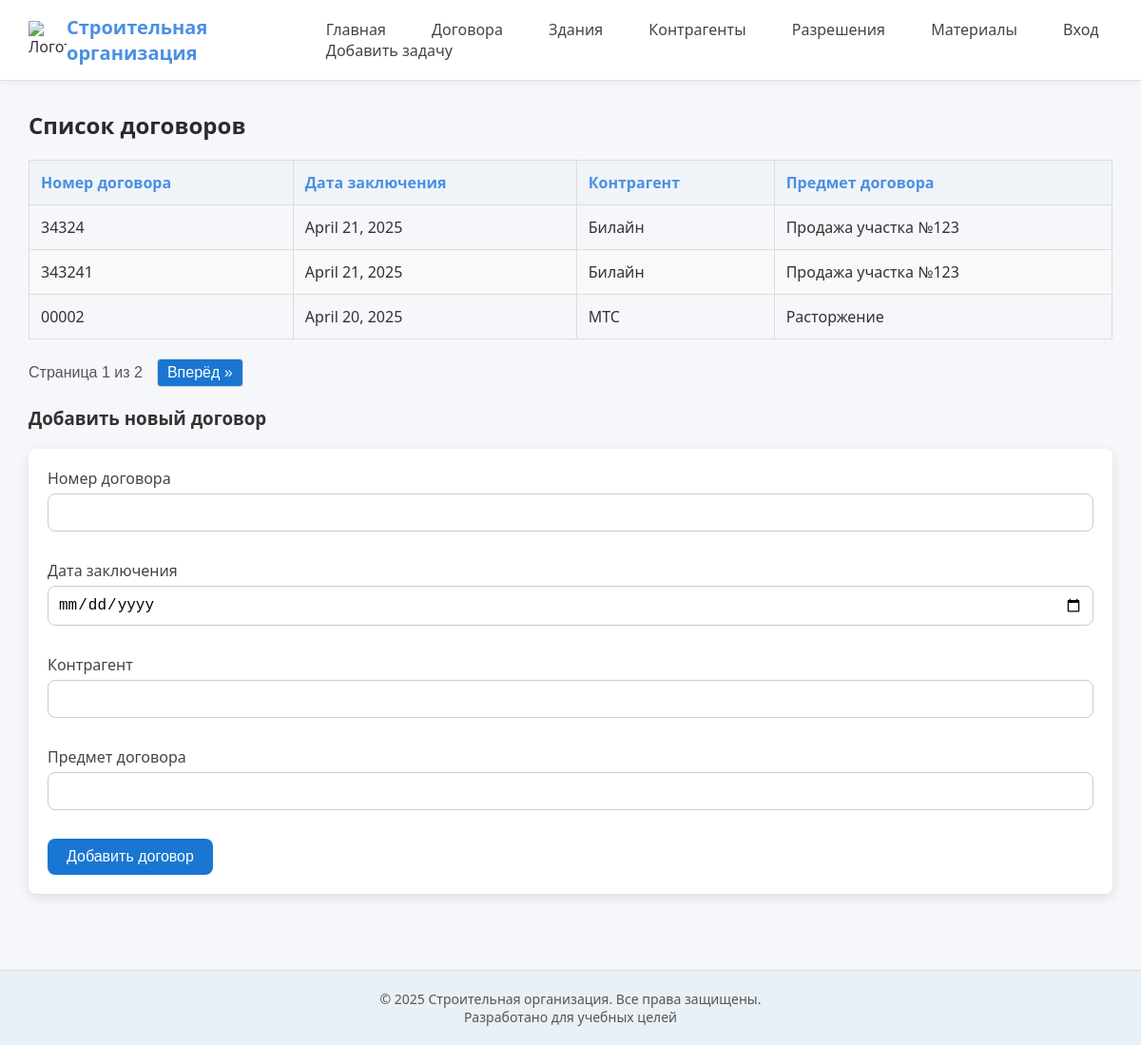
The app's page /contracts/ with its own data.
### app/models.py (models this page shows, shortened)
class Contract(models.Model):
    contract_number = models.CharField(max_length=100, verbose_name="Номер договора")
    contract_date = models.DateField(verbose_name="Дата заключения")
    partner = models.CharField(max_length=255, verbose_name="Контрагент")
    subject = models.TextField(verbose_name="Предмет договора")
    created_at = models.DateTimeField(auto_now_add=True)

### app/views.py (the view)
# urls.py: path('contracts/', contract_list, name='contract_list'),
def contract_list(request):
    contracts = Contract.objects.all().order_by('-contract_date')
    paginator = Paginator(contracts, 3)  # Показывать по 10 договоров на странице
    page_number = request.GET.get('page')  # Получаем номер страницы из URL
    page_obj = paginator.get_page(page_number)  # Получаем нужную страницу
    return render(request, 'contracts.html', {'page_obj': page_obj})

### app/templates/contracts.html (shortened to what this page needs)
{%extends 'base.html'%}
{%block content%}
{% load static %}
  <main class="main-content">
    <section class="content">
      <h2>Список договоров</h2>
      <table class="contracts-table">
        <thead>
          <tr>
            <th>Номер договора</th>
            <th>Дата заключения</th>
            <th>Контрагент</th>
            <th>Предмет договора</th>
          </tr>
        </thead>
        <tbody>
          {% for contract in page_obj %}
          <tr>
            <td>{{ contract.contract_number }}</td>
            <td>{{ contract.contract_date }}</td>
            <td>{{ contract.partner }}</td>
            <td>{{ contract.subject }}</td>
          </tr>
          {% empty %}
          <tr><td colspan="4">Нет доступных договоров</td></tr>
          {% endfor %}
        </tbody>
      </table>
      <div class="paginations">
        <span>Страница {{ page_obj.number }} из {{ page_obj.paginator.num_pages }}</span>
        {% if page_obj.has_next %}
          <a href="?page={{ page_obj.next_page_number }}">Вперёд »</a>
        {% endif %}
      </div>
      <h3>Добавить новый договор</h3>
      <form action="{% url 'add_contract' %}" method="post">
        <div class="form-group">
          <label for="contract_number">Номер договора</label>
          <input type="text" id="contract_number" name="contract_number" required>
        </div>
        <div class="form-group">
          <label for="contract_date">Дата заключения</label>
          <input type="date" id="contract_date" name="contract_date" required>
        </div>
        <div class="form-group">
          <label for="partner">Контрагент</label>
          <input type="text" id="partner" name="partner" required>
        </div>
        <div class="form-group">
          <label for="subject">Предмет договора</label>
          <input type="text" id="subject" name="subject" required>
        </div>
        <button type="submit">Добавить договор</button>
      </form>
    </section>
  </main>
  {%endblock%}

### app/templates/base.html (shortened to what this page needs)
{% load static %}
<!DOCTYPE html>
<html lang="ru">
<head>
  <link rel="stylesheet" href="{%static 'css/styles.css'%}">
</head>
<body>
  <header class="topbar">
    <div class="logo-block">
    <img src="https://cdn-icons-png.flaticon.com/512/265/265674.png" alt="Логотип" class="logoi">
  </div>
    <div class="logo">Строительная организация</div>
    <nav class="main-menu">
      <a href="\">Главная</a>
      <a href="\contracts">Договора</a>
      <a href="\buildings">Здания</a>
      <a href="\partners">Контрагенты</a>
      <a href="\permissions">Разрешения</a>
      <a href="\materials">Материалы</a>
      <a href="\auth">Вход</a>
      <a href="\task">Добавить задачу</a>
    </nav>
    </header>
    {%block content%}
    {%endblock%}
    <footer>
      <p>© 2025 Строительная организация. Все права защищены.</p>
      <p>Разработано для учебных целей</p>
    </footer>
</body>
</html>

### app/static/css/styles.css (style rules this page uses)
* { margin: 0; padding: 0; box-sizing: border-box; }
body { font-family: 'Segoe UI', sans-serif; background-color: #f5f7fa; color: #333; }
.topbar { display: flex; justify-content: space-between; align-items: center; background-color: #ffffff; padding: 15px 30px; box-shadow: 0 2px 8px rgba(0,0,0,0.05); border-bottom: 1px solid #e0e0e0; position: sticky; top: 0; z-index: 1000; }
.logo { font-size: 20px; font-weight: bold; color: #4a90e2; }
.main-menu a { margin-left: 20px; text-decoration: none; color: #444; font-weight: 500; padding: 8px 12px; border-radius: 8px; transition: background-color 0.2s ease; }
.main-content { padding: 30px; }
.content h2 { margin-bottom: 10px; color: #2b2b2b; }
.contracts-table { width: 100%; border-collapse: collapse; margin-top: 20px; }
.contracts-table th, .contracts-table td { padding: 12px; text-align: left; border: 1px solid #ddd; }
.contracts-table th { background-color: #f0f4f8; font-weight: bold; color: #4a90e2; }
.contracts-table tr:nth-child(even) { background-color: #f9f9f9; }
form { margin-top: 30px; background-color: #ffffff; padding: 20px; border-radius: 8px; box-shadow: 0 4px 12px rgba(0, 0, 0, 0.1); }
.form-group { margin-bottom: 15px; }
label { font-size: 16px; font-weight: 500; color: #444; display: block; }
input[type="text"], input[type="date"] { width: 100%; padding: 10px; font-size: 16px; border: 1px solid #ddd; border-radius: 8px; }
button { background-color: #4a90e2; color: white; padding: 10px 20px; font-size: 16px; border: none; border-radius: 8px; cursor: pointer; transition: background-color 0.3s ease; }
form { margin-top: 20px; }
input[type="text"], input[type="date"], textarea, select { width: 100%; padding: 10px; margin-top: 5px; margin-bottom: 15px; border: 1px solid #ccc; border-radius: 8px; box-sizing: border-box; font-size: 16px; }
button[type="submit"] { padding: 10px 20px; background-color: #1976d2; color: white; border: none; border-radius: 8px; cursor: pointer; font-size: 16px; transition: background-color 0.3s ease; }
.logo-block { display: flex; align-items: center; gap: 10px; }
.logoi { height: 40px; width: 40px; object-fit: contain; }
footer { background-color: #f2f2f2; text-align: center; padding: 20px 10px; font-size: 14px; color: #555; border-top: 1px solid #ddd; }
footer { background-color: #e9f0f6; text-align: center; padding: 20px; color: #555; margin-top: 50px; font-size: 14px; }
.paginations { display: flex; gap: 15px; align-items: center; margin: 20px 0; font-family: Arial, sans-serif; }
.paginations a { background-color: #1976d2; color: white; text-decoration: none; padding: 5px 10px; border: 1px solid #ddd; border-radius: 4px; }
.paginations span { color: #555; }

### records on screen
Contract: contract_number "34324", contract_date "April 21, 2025", partner "Билайн", subject "Продажа участка №123"
Contract: contract_number "343241", contract_date "April 21, 2025", partner "Билайн", subject "Продажа участка №123"
Contract: contract_number "00002", contract_date "April 20, 2025", partner "МТС", subject "Расторжение"

### other values on screen
{{ page_obj.number }} "1"
{{ page_obj.paginator.num_pages }} "2"
